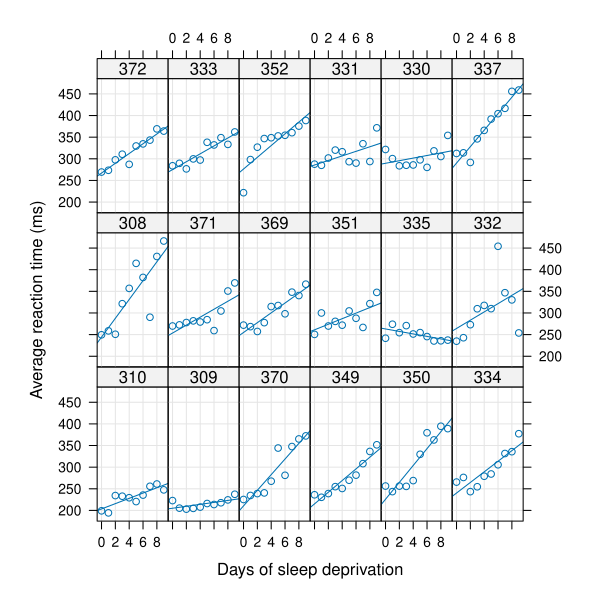

Source code (R):
###################################################
### code chunk number 30: Cs_027_sleep-plot
###################################################
library(lattice)
xyplot(Reaction ~ Days | Subject, sleepstudy,
  type = c("g", "p", "r"),
  index = function(x, y) coef(lm(y ~ x))[1],
  xlab = "Days of sleep deprivation",
  ylab = "Average reaction time (ms)", aspect = "xy"
)
